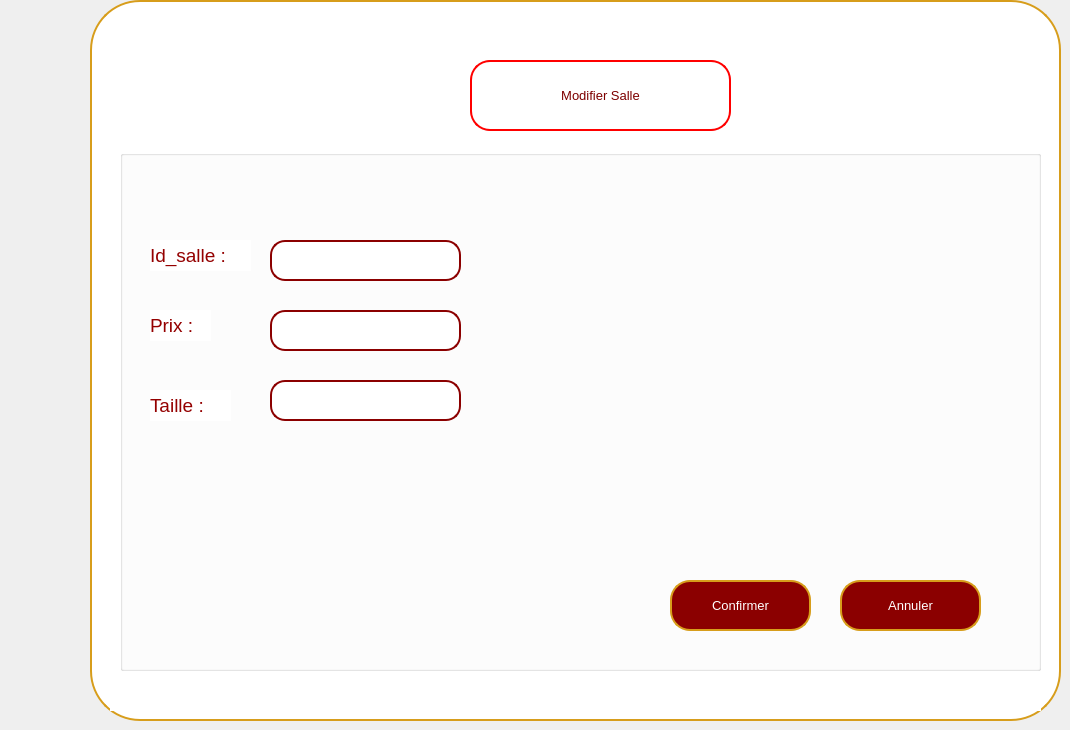
    <widget class="QWidget" name="modif">
     <widget class="QWidget" name="widget_5" native="true">
      <property name="geometry">
       <rect>
        <x>110</x>
        <y>30</y>
        <width>931</width>
        <height>681</height>
       </rect>
      </property>
      <property name="font">
       <font>
        <pointsize>10</pointsize>
       </font>
      </property>
      <property name="styleSheet">
       <string notr="true">background-color: rgb(255, 255, 255);</string>
      </property>
      <widget class="QPushButton" name="pushButton_37">
       <property name="geometry">
        <rect>
         <x>360</x>
         <y>30</y>
         <width>261</width>
         <height>71</height>
        </rect>
       </property>
       <property name="styleSheet">
        <string notr="true">/*QPushButton {
    background-color: white;
    color: darkred;
    border: 2px solid darkred;
    border-radius: 20px; 
    padding: 10px; 
}*/
QPushButton {
    background-color: white;
    color: rgb(125, 0, 0);
    border: 2px solid rgb(255, 0, 0); 
    border-radius: 20px; 
    padding: 10px; 
    transition: background-color 0.3s, color 0.3s; 
}
QPushButton:hover {
    background-color: rgb(215, 157, 27);
    color: white;
    border: 4px solid rgb(215, 157, 27); 
    outline: none; 
}</string>
       </property>
       <property name="text">
        <string>Modifier Salle</string>
       </property>
       <property name="icon">
        <iconset resource="src.qrc">
         <normaloff>:/src/ajoutfinale.png</normaloff>:/src/ajoutfinale.png</iconset>
       </property>
       <property name="iconSize">
        <size>
         <width>100</width>
         <height>50</height>
        </size>
       </property>
      </widget>
      <widget class="QGroupBox" name="groupBox_6">
       <property name="geometry">
        <rect>
         <x>10</x>
         <y>120</y>
         <width>921</width>
         <height>521</height>
        </rect>
       </property>
       <property name="title">
        <string/>
       </property>
       <widget class="QLabel" name="label_17">
        <property name="geometry">
         <rect>
          <x>30</x>
          <y>90</y>
          <width>101</width>
          <height>31</height>
         </rect>
        </property>
        <property name="font">
         <font>
          <pointsize>14</pointsize>
         </font>
        </property>
        <property name="styleSheet">
         <string notr="true">color: rgb(148, 0, 0);</string>
        </property>
        <property name="text">
         <string>Id_salle :</string>
        </property>
       </widget>
       <widget class="QLineEdit" name="lineEdit_prixmodif">
        <property name="geometry">
         <rect>
          <x>150</x>
          <y>160</y>
          <width>191</width>
          <height>41</height>
         </rect>
        </property>
        <property name="styleSheet">
         <string notr="true">QLineEdit {
    border: 2px solid darkred;
    border-radius: 15px; /* Make it larger for a circular shape */
    padding: 5px; /* Adjust as needed */
    color: grey;
}

QLineEdit:focus {
    border: 2px solid darkred;
    border-radius: 15px; /* Make it larger for a circular shape */
    padding: 5px; /* Adjust as needed */
    color: grey;
}</string>
        </property>
        <property name="text">
         <string/>
        </property>
       </widget>
       <widget class="QLineEdit" name="lineEdit_idmodif">
        <property name="geometry">
         <rect>
          <x>150</x>
          <y>90</y>
          <width>191</width>
          <height>41</height>
         </rect>
        </property>
        <property name="styleSheet">
         <string notr="true">QLineEdit {
    border: 2px solid darkred;
    border-radius: 15px; /* Make it larger for a circular shape */
    padding: 5px; /* Adjust as needed */
    color: grey;
}

QLineEdit:focus {
    border: 2px solid darkred;
    border-radius: 15px; /* Make it larger for a circular shape */
    padding: 5px; /* Adjust as needed */
    color: grey;
}</string>
        </property>
        <property name="text">
         <string/>
        </property>
       </widget>
       <widget class="QLineEdit" name="lineEdit_taillemodif">
        <property name="geometry">
         <rect>
          <x>150</x>
          <y>230</y>
          <width>191</width>
          <height>41</height>
         </rect>
        </property>
        <property name="styleSheet">
         <string notr="true">QLineEdit {
    border: 2px solid darkred;
    border-radius: 15px; /* Make it larger for a circular shape */
    padding: 5px; /* Adjust as needed */
    color: grey;
}

QLineEdit:focus {
    border: 2px solid darkred;
    border-radius: 15px; /* Make it larger for a circular shape */
    padding: 5px; /* Adjust as needed */
    color: grey;
}</string>
        </property>
        <property name="text">
         <string/>
        </property>
       </widget>
       <widget class="QLabel" name="label_21">
        <property name="geometry">
         <rect>
          <x>30</x>
          <y>240</y>
          <width>81</width>
          <height>31</height>
         </rect>
        </property>
        <property name="font">
         <font>
          <pointsize>14</pointsize>
         </font>
        </property>
        <property name="styleSheet">
         <string notr="true">color: rgb(148, 0, 0);</string>
        </property>
        <property name="text">
         <string>Taille :</string>
        </property>
       </widget>
       <widget class="QLabel" name="label_22">
        <property name="geometry">
         <rect>
          <x>30</x>
          <y>160</y>
          <width>61</width>
          <height>31</height>
         </rect>
        </property>
        <property name="font">
         <font>
          <pointsize>14</pointsize>
         </font>
        </property>
        <property name="styleSheet">
         <string notr="true">color: rgb(148, 0, 0);</string>
        </property>
        <property name="text">
         <string>Prix :</string>
        </property>
       </widget>
       <widget class="QPushButton" name="retoursalles1_2">
        <property name="geometry">
         <rect>
          <x>720</x>
          <y>430</y>
          <width>141</width>
          <height>51</height>
         </rect>
        </property>
        <property name="font">
         <font>
          <pointsize>10</pointsize>
         </font>
        </property>
        <property name="styleSheet">
         <string notr="true">QPushButton {
    background-color: darkred;
    color: white;
    border: 2px solid rgb(215, 157, 27);
    border-radius: 20px; 
    padding: 10px; 
}

QPushButton:hover {
    background-color: rgb(215, 157, 27); 
}

QLineEdit {
    border: 2px solid darkred;
    border-radius: 15px; 
    padding: 5px; 
    color: white;
}

QLineEdit:focus {
    border: 2px solid darkred;
    border-radius: 15px; 
    padding: 5px; 
    color: white;
}
</string>
        </property>
        <property name="text">
         <string>Annuler</string>
        </property>
       </widget>
       <widget class="QPushButton" name="pushButton_24">
        <property name="geometry">
         <rect>
          <x>550</x>
          <y>430</y>
          <width>141</width>
          <height>51</height>
         </rect>
        </property>
        <property name="font">
         <font>
          <pointsize>10</pointsize>
         </font>
        </property>
        <property name="styleSheet">
         <string notr="true">QPushButton {
    background-color: darkred;
    color: white;
    border: 2px solid rgb(215, 157, 27);
    border-radius: 20px; 
    padding: 10px; 
}

QPushButton:hover {
    background-color: rgb(215, 157, 27); 
}

QLineEdit {
    border: 2px solid darkred;
    border-radius: 15px; 
    padding: 5px; 
    color: white;
}

QLineEdit:focus {
    border: 2px solid darkred;
    border-radius: 15px; 
    padding: 5px; 
    color: white;
}
</string>
        </property>
        <property name="text">
         <string>Confirmer</string>
        </property>
       </widget>
      </widget>
     </widget>
     <widget class="QPushButton" name="pushButton_36">
      <property name="geometry">
       <rect>
        <x>90</x>
        <y>0</y>
        <width>971</width>
        <height>721</height>
       </rect>
      </property>
      <property name="styleSheet">
       <string notr="true">/*QPushButton {
    background-color: white;
    color: darkred;
    border: 2px solid darkred;
    border-radius: 50px; 
    padding: 10px; 
}*/
QPushButton {
    background-color: white;
    color: darkred;
    border: 2px solid rgb(215, 157, 27);
    border-radius: 50px;
    padding: 10px; 
}</string>
      </property>
      <property name="text">
       <string/>
      </property>
     </widget>
     <zorder>pushButton_36</zorder>
     <zorder>widget_5</zorder>
    </widget>
